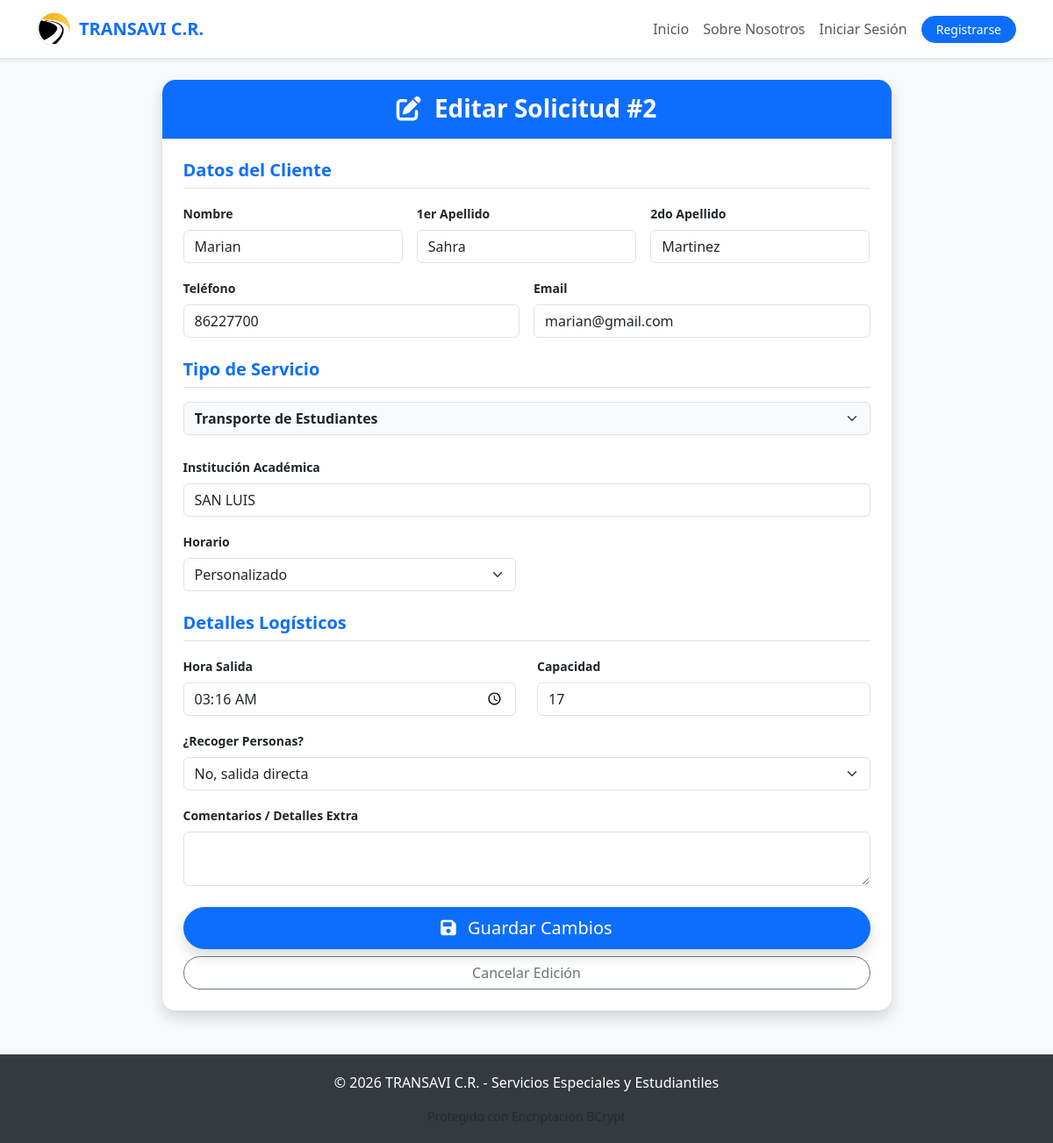
The app's page /edit_reservation/2 with its own data.
### models.py (models this page shows)
class Reservation(db.Model):
    id = db.Column(db.Integer, primary_key=True)
    client_id = db.Column(db.Integer, db.ForeignKey('client.id'), nullable=True)
    created_at = db.Column(db.String(50), nullable=True)
    date = db.Column(db.String(20)) # Usado como Fecha de Salida (Viaje)
    origin = db.Column(db.String(255))
    origin_url = db.Column(db.String(500))
    departure_time = db.Column(db.String(10))
    needs_pickup = db.Column(db.Boolean)
    pickup_locations = db.Column(db.Text)
    destination = db.Column(db.String(255))
    destination_url = db.Column(db.String(500))
    service_category = db.Column(db.String(50))
    capacity_needed = db.Column(db.Integer)
    comments = db.Column(db.Text)
    status = db.Column(db.String(20), default='Pendiente') # Estados: Pendiente, Aprobada, Cancelada, Revisado
    cancelled_at = db.Column(db.String(50), nullable=True)
    institution_name = db.Column(db.String(100))
    schedule_type = db.Column(db.String(50))
    country = db.Column(db.String(50))       # País destino
    return_date = db.Column(db.String(20))   # Fecha de regreso
    trip_duration = db.Column(db.Integer)    # Cantidad de días

class Client(db.Model):
    id = db.Column(db.Integer, primary_key=True)
    pin = db.Column(db.String(10), unique=True, nullable=False)
    name = db.Column(db.String(50), nullable=False)
    last_name1 = db.Column(db.String(50), nullable=False)
    last_name2 = db.Column(db.String(50), nullable=False)
    phone = db.Column(db.String(8), nullable=False)
    email = db.Column(db.String(100))
    reservations = db.relationship('Reservation', backref='client', lazy=True)

### rutas.py (the view, shortened to what this page needs)
@main_bp.route('/edit_reservation/<int:id>', methods=['GET', 'POST'])
def edit_reservation(id):
    res = Reservation.query.get_or_404(id)
    return render_template('perfil_edit.html', res=res, client=res.client)

### templates/perfil_edit.html (shortened to what this page needs)
{% extends 'base.html' %}
{% block content %}
<div class="row justify-content-center">
    <div class="col-md-9">
        <div class="card shadow border-0" style="border-radius: 15px;">
            <div class="card-header bg-primary text-white text-center py-3" style="border-radius: 15px 15px 0 0;">
                <h3 class="fw-bold m-0"><i class="fas fa-edit me-2"></i> Editar Solicitud #{{ res.id }}</h3>
            </div>
            <div class="card-body p-4">
                <form action="{{ url_for('main.edit_reservation', id=res.id) }}" method="POST">
                    <h5 class="fw-bold text-primary mb-3 border-bottom pb-2">Datos del Cliente</h5>
                    <div class="row g-3 mb-4">
                        <div class="col-md-4">
                            <label class="form-label small fw-bold">Nombre</label>
                            <input type="text" name="client_name" class="form-control" value="{{ client.name }}" required>
                        </div>
                        <div class="col-md-4">
                            <label class="form-label small fw-bold">1er Apellido</label>
                            <input type="text" name="client_lastname1" class="form-control" value="{{ client.last_name1 }}" required>
                        </div>
                        <div class="col-md-4">
                            <label class="form-label small fw-bold">2do Apellido</label>
                            <input type="text" name="client_lastname2" class="form-control" value="{{ client.last_name2 }}">
                        </div>
                        <div class="col-md-6">
                            <label class="form-label small fw-bold">Teléfono</label>
                            <input type="tel" name="client_phone" class="form-control" value="{{ client.phone }}" maxlength="8" required>
                        </div>
                        <div class="col-md-6">
                            <label class="form-label small fw-bold">Email</label>
                            <input type="email" name="client_email" class="form-control" value="{{ client.email }}" required>
                        </div>
                    </div>
                    <h5 class="fw-bold text-primary mb-3 border-bottom pb-2">Tipo de Servicio</h5>
                    <div class="mb-4">
                        <select name="service_type" id="serviceSelect" class="form-select bg-light fw-bold" onchange="toggleFields()">
                            <option value="Transporte de Estudiantes" {% if res.service_category == 'Transporte de Estudiantes' %}selected{% endif %}>Transporte de Estudiantes</option>
                        </select>
                    </div>
                    <div id="studentFields" class="d-none">
                        <div class="mb-3">
                            <label class="form-label fw-bold small">Institución Académica</label>
                            <input type="text" name="institution_name" class="form-control" value="{{ res.institution_name }}">
                        </div>
                        <div class="row mb-3">
                            <div class="col-md-6">
                                <label class="form-label fw-bold small">Horario</label>
                                <select name="schedule_type" class="form-select">
                                    <option value="Personalizado" {% if res.schedule_type == 'Personalizado' %}selected{% endif %}>Personalizado</option>
                                </select>
                            </div>
                        </div>
                    </div>
                    <h5 class="fw-bold text-primary mb-3 border-bottom pb-2 mt-4">Detalles Logísticos</h5>
                    <div class="row mb-3">
                        <div class="col-md-6">
                            <label class="form-label fw-bold small">Hora Salida</label>
                            <input type="time" name="time" class="form-control" value="{{ res.departure_time }}">
                        </div>
                        <div class="col-md-6">
                            <label class="form-label fw-bold small">Capacidad</label>
                            <input type="number" name="capacity" class="form-control" value="{{ res.capacity_needed }}">
                        </div>
                    </div>
                    <div class="mb-3">
                        <label class="form-label fw-bold small">¿Recoger Personas?</label>
                        <select name="pickup" class="form-select" onchange="togglePickup(this.value)">
                            <option value="no" {% if not res.needs_pickup %}selected{% endif %}>No, salida directa</option>
                        </select>
                    </div>
                    <div class="mb-4">
                        <label class="form-label fw-bold small">Comentarios / Detalles Extra</label>
                        <textarea name="comments" class="form-control" rows="2">{{ res.comments }}</textarea>
                    </div>
                    <div class="d-grid gap-2">
                        <button type="submit" class="btn btn-primary btn-lg rounded-pill shadow">
                            <i class="fas fa-save me-2"></i> Guardar Cambios
                        </button>
                        <a href="/" class="btn btn-outline-secondary rounded-pill">Cancelar Edición</a>
                    </div>
                </form>
            </div>
        </div>
    </div>
</div>
{% endblock %}

### templates/base.html (style rules this page uses)
body { background-color: #f8f9fa; font-family: 'Segoe UI', Tahoma, Geneva, Verdana, sans-serif; }
.card { border: none; border-radius: 15px; box-shadow: 0 4px 6px rgba(0,0,0,0.1); }

### records on screen
Reservation: id "2", service_type "Transporte de Estudiantes", institution_name "SAN LUIS", schedule_type "Personalizado", time "03:16", capacity "17", pickup "No, salida directa"
Client: client_name "Marian", client_lastname1 "Sahra", client_lastname2 "Martinez", client_phone "86227700", client_email "marian@gmail.com"
